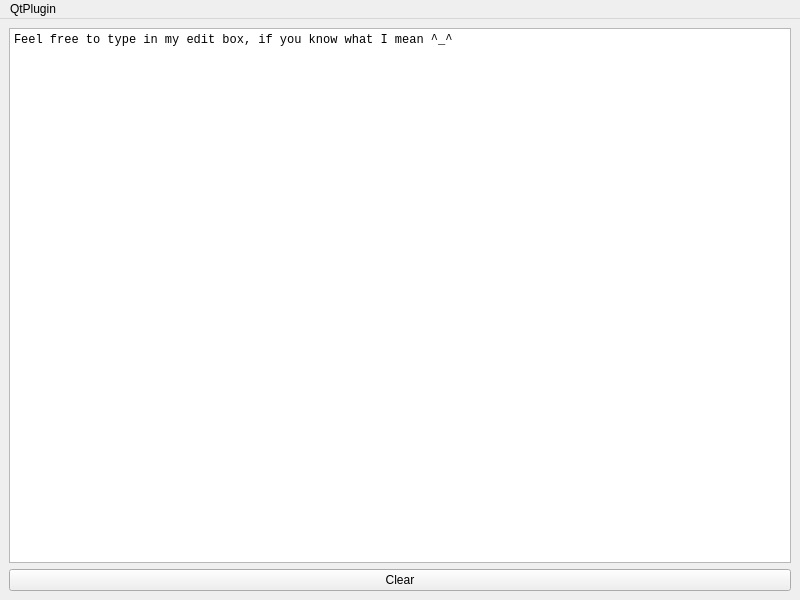
<?xml version="1.0" encoding="UTF-8"?>
<ui version="4.0">
 <class>PluginMainWindow</class>
 <widget class="QMainWindow" name="PluginMainWindow">
  <property name="geometry">
   <rect>
    <x>0</x>
    <y>0</y>
    <width>800</width>
    <height>600</height>
   </rect>
  </property>
  <property name="windowTitle">
   <string>DataExplorer</string>
  </property>
  <property name="windowIcon">
   <iconset resource="resource.qrc">
    <normaloff>:/icons/images/icon.png</normaloff>:/icons/images/icon.png</iconset>
  </property>
  <widget class="QWidget" name="centralwidget">
   <layout class="QHBoxLayout" name="horizontalLayout">
    <item>
     <layout class="QVBoxLayout" name="verticalLayout">
      <item>
       <widget class="QPlainTextEdit" name="editText">
        <property name="font">
         <font>
          <family>Lucida Console</family>
          <pointsize>9</pointsize>
         </font>
        </property>
        <property name="plainText">
         <string>Feel free to type in my edit box, if you know what I mean ^_^</string>
        </property>
       </widget>
      </item>
      <item>
       <widget class="QPushButton" name="buttonClear">
        <property name="text">
         <string>Clear</string>
        </property>
       </widget>
      </item>
     </layout>
    </item>
   </layout>
  </widget>
  <widget class="QMenuBar" name="menubar">
   <property name="geometry">
    <rect>
     <x>0</x>
     <y>0</y>
     <width>800</width>
     <height>22</height>
    </rect>
   </property>
   <widget class="QMenu" name="menuQtPlugin">
    <property name="title">
     <string>QtPlugin</string>
    </property>
    <addaction name="actionClearText"/>
   </widget>
   <addaction name="menuQtPlugin"/>
  </widget>
  <action name="actionClearText">
   <property name="text">
    <string>&amp;Clear Text</string>
   </property>
   <property name="toolTip">
    <string>Clear Text</string>
   </property>
  </action>
 </widget>
 <resources>
  <include location="resource.qrc"/>
 </resources>
 <connections>
  <connection>
   <sender>actionClearText</sender>
   <signal>triggered()</signal>
   <receiver>buttonClear</receiver>
   <slot>click()</slot>
   <hints>
    <hint type="sourcelabel">
     <x>-1</x>
     <y>-1</y>
    </hint>
    <hint type="destinationlabel">
     <x>399</x>
     <y>558</y>
    </hint>
   </hints>
  </connection>
  <connection>
   <sender>buttonClear</sender>
   <signal>clicked()</signal>
   <receiver>editText</receiver>
   <slot>clear()</slot>
   <hints>
    <hint type="sourcelabel">
     <x>399</x>
     <y>558</y>
    </hint>
    <hint type="destinationlabel">
     <x>399</x>
     <y>285</y>
    </hint>
   </hints>
  </connection>
 </connections>
</ui>
